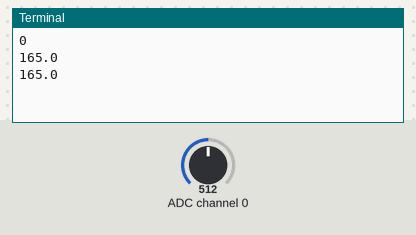
Simulated run of this program. Board: Raspberry Pi (BCM pin numbers). On the bench: the last lines printed to the terminal. Inputs (shaded band) come from the test bench; at power-on: ADC channel 0 = 512 (analog values on the 0–1023 scale). The clock reads 2024-03-15 10:24:30 at power-on unless the program sets it; databases and web services accept everything at once and return nothing.

Above: at 1.2 s.
1.3 s: ADC channel 0 set to 716
At 2.6 s:
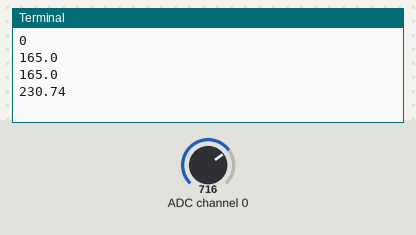
2.8 s: ADC channel 0 set to 900
At 3.8 s:
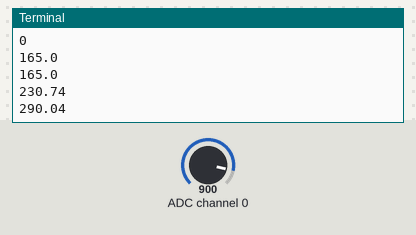
Timing chart, 0 to 5.8 s (numbered marks = the images above; inputs shaded):
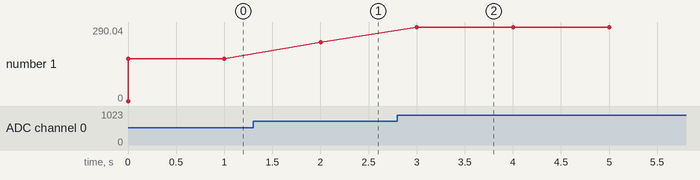

The program:

raspberry-plotly.py
```python
#!/usr/bin/python

# For SPI no sudo is required. In fact plotly didn't worked wit sudo

import RPi.GPIO as GPIO
import time
import spidev
import plotly.plotly as py
from plotly.graph_objs import Scatter, Layout, Figure
import datetime
username = 'srikantpatnaik'
api_key = 'trp830737o'
stream_token = 'rfh512dmqx'

def setup():
	py.sign_in(username, api_key)
	trace1 = Scatter(
    	x=[],
	    y=[],
	    stream=dict(
	        token=stream_token,
	        maxpoints=2000
	    )
	)
	layout = Layout(
	    title='Raspberry Pi Streaming LM35 temperature sensor data through MCP3002 ADC'
	)
	fig = Figure(data=[trace1], layout=layout)
	print py.plot(fig, filename='Raspberry Pi Streaming LM35 temperature sensor data through MCP3002 ADC')


def loop():
	# Create an instance
	spi = spidev.SpiDev()
	# Open CE0 of Raspberry Pi, to which MCP3002 ADC is connected
	spi.open(0,0)
	stream = py.Stream(stream_token)
	stream.open()
	try:
		while True:
			# # Send start bit, sgl/diff, odd/sign, MSBF
	                # channel = 0 sends 0000 0001 1000 0000 0000 0000
 	                # channel = 1 sends 0000 0001 1100 0000 0000 0000
                        # sgl/diff = 1; odd/sign = channel; MSBF = 0

			r = spi.xfer2([1,(2+0)<<6,0])

			# spi.xfer2 returns same number of 8 bit bytes
		        # as sent. In this case, 3 - 8 bit bytes are returned
		        # We must then parse out the correct 10 bit byte from
		        # the 24 bits returned. The following line discards
		        # all bits but the 10 data bits from the center of
		        # the last 2 bytes: XXXX XXXX - XXXX DDDD - DDDD DDXX

			ret = ((r[1]&31) << 6) + (r[2] >> 2)

			# As 3.3V is AREF and its 10 bit ADC. So we have 2^10 i.e
			# 1024 samples within 3.3V. This means, 0 means 0V and 1024 is 3.3V
			# 'ret' will have the decimal equivalent of 10 bits received.
			# Convert 'ret' to actual analog voltage to know the
			# temperature in deg centigrade (LM35 datasheet says 10mv/degC)
			# 1024 -> 3.3V, hence, 1 sample -> 3.3/1024V, 'ret' number of samples=3.3*ret/1024V

			LM35_volts = (ret * 3.3) / 1024

			# 10mV=1degC or 0.01V=1degC. So, number of 10mV in LM35_volts
			temp = LM35_volts / 0.01
			stream.write({'x': datetime.datetime.now(), 'y': round(temp,1)})
			print round(temp,2)
			time.sleep(1)
	except KeyboardInterrupt:
		#GPIO.cleanup()
		spi.close()
		stream.close()
		print "Good Bye!"

if __name__ == "__main__":
	setup()
	loop()
```

Measured:
- after the input at 1.3 s, the terminal: prints a new line after 0.70 s (image 1)
- after the input at 2.8 s, the terminal: prints a new line after 0.20 s (image 2)
- plotted number 1: 165 → 230.74 after the input at 1.3 s, 230.74 → 290.04 after the input at 2.8 s
